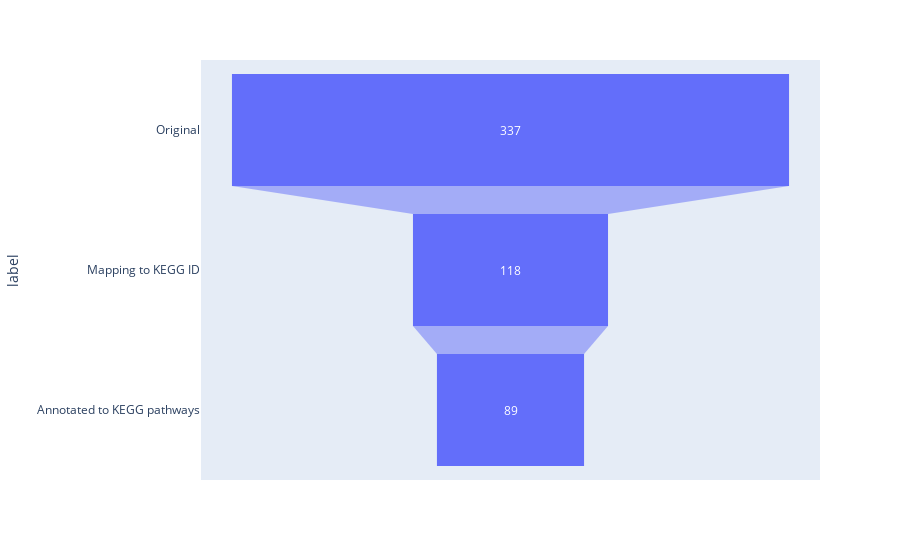

The code cell stored with this chart in its notebook:
### Code cell
data = dict(count=[len(compound_names), len(kegg_matches), len(mapped_annotated_cpds)],
            label=['Original', 'Mapping to KEGG ID', 'Annotated to KEGG pathways'])

fig = px.funnel(data, x='count', y='label')
fig.show(renderer="vscode")

### Figure 1 — Plotly figure (JSON) as saved in the notebook; plotly's stock layout.template omitted (floating-point values rounded to 4 significant figures)
{"data": [{"hovertemplate": "count=%{x}<br>label=%{y}<extra></extra>", "legendgroup": "", "marker": {"color": "#636efa"}, "name": "", "orientation": "h", "showlegend": false, "type": "funnel", "x": [337, 118, 89], "xaxis": "x", "y": ["Original", "Mapping to KEGG ID", "Annotated to KEGG pathways"], "yaxis": "y"}], "layout": {"legend": {"tracegroupgap": 0}, "margin": {"t": 60}, "xaxis": {"anchor": "y", "domain": [0, 1], "title": {"text": "count"}}, "yaxis": {"anchor": "x", "domain": [0, 1], "title": {"text": "label"}}}}
